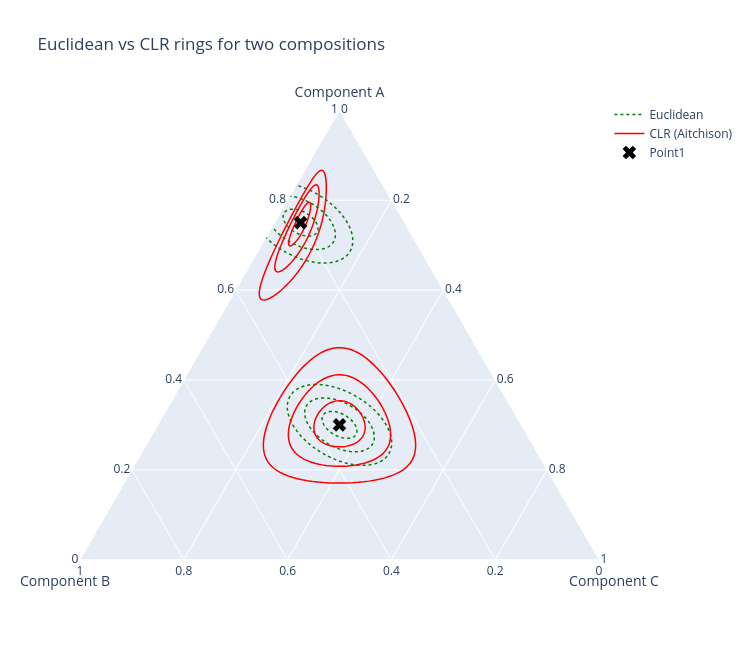

Notebook cell for this chart:
### Code cell
points = [np.array([0.75, 0.2, 0.05]),
          np.array([0.3, 0.35, 0.35])]

radii = [0.03, 0.06, 0.09]
clr_radii = [0.2, 0.4, 0.6]

def create_ring(center, r, n=100):
    t = np.linspace(0, 2*np.pi, n)
    a = center[0] + r*np.cos(t)
    b = center[1] + r*np.sin(t)
    c = 1 - a - b
    return a, b, c

def get_clr_ring(center_clr, r, n=100):
    t = np.linspace(0, 2*np.pi, n)
    v1 = np.array([1,-1,0])/np.sqrt(2)
    v2 = np.array([1,1,-2])/np.sqrt(6)

    pts = center_clr + r*(np.cos(t)[:,None]*v1 + np.sin(t)[:,None]*v2)
    return np.array([clr_inv(p) for p in pts])


fig = go.Figure()

# ---- rings + points ----
for pi, p in enumerate(points):

    # Euclidean rings
    for ri, r in enumerate(radii):
        a,b,c = create_ring(p, r)
        fig.add_trace(go.Scatterternary(
            a=a, b=b, c=c,
            mode="lines",
            line=dict(color="green", width=1.5, dash="dot"),
            name="Euclidean" if (pi==0 and ri==0) else "",
            showlegend=(pi==0 and ri==0)
        ))

    # CLR rings
    p_clr = clr(p)
    for ri, r in enumerate(clr_radii):
        ring = get_clr_ring(p_clr, r)
        fig.add_trace(go.Scatterternary(
            a=ring[:,0], b=ring[:,1], c=ring[:,2],
            mode="lines",
            line=dict(color="red", width=1.5),
            name="CLR (Aitchison)" if (pi==0 and ri==0) else "",
            showlegend=(pi==0 and ri==0)
        ))

    # center marker
    fig.add_trace(go.Scatterternary(
        a=[p[0]], b=[p[1]], c=[p[2]],
        mode="markers",
        marker=dict(symbol="x", size=12, color="black"),
        name= f'Point{pi+1}' if pi==0 else "",
        showlegend=(pi==0)
    ))


fig.update_layout(
    ternary=dict(
        aaxis_title="Component A",
        baxis_title="Component B",
        caxis_title="Component C",
        sum=1
    ),
    title="Euclidean vs CLR rings for two compositions",
    width=750, height=650
)

fig.show()
